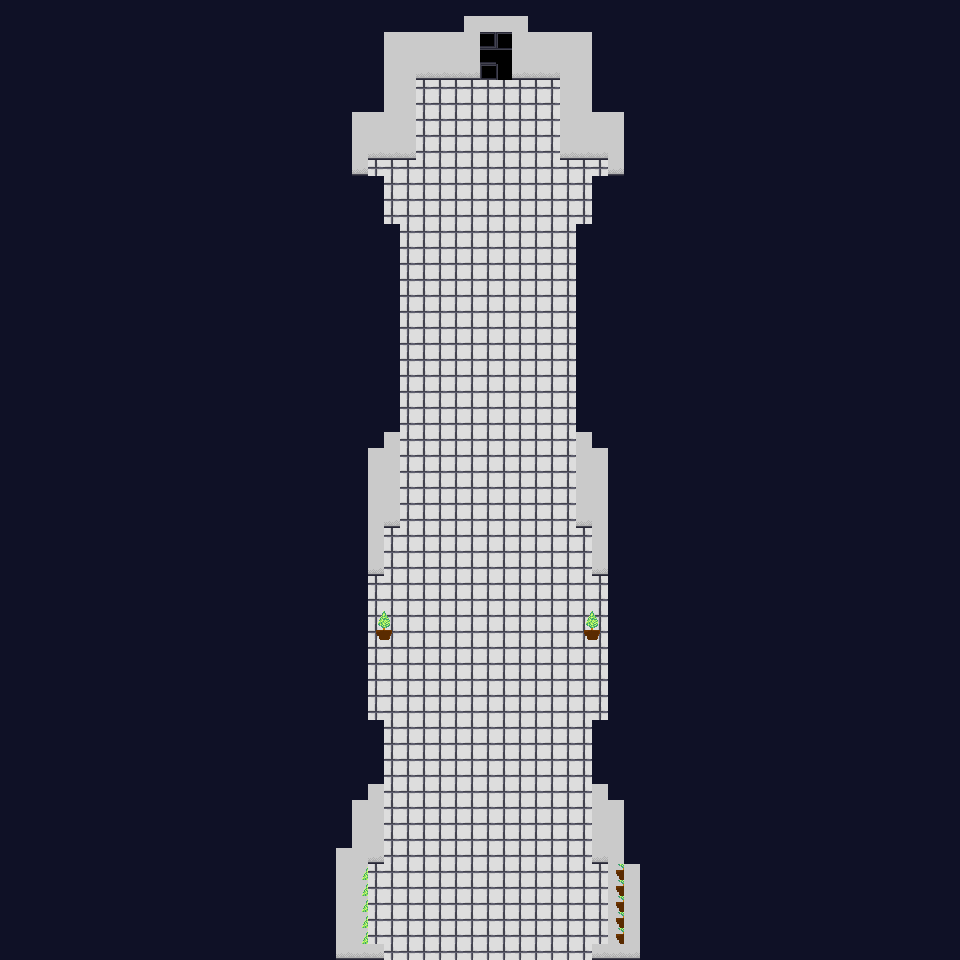

A 2D game scene composited from a Tiled map and its tileset images. What follows is a short description and the map's XML, with each tile layer's data collapsed to a summary:
An orthogonal 60x60 tile map with 16x16 px tiles, 2 tile layers (Слой тайлов 1, Слой тайлов 2), 3 tilesets.

<map version="1.10" tiledversion="1.12.1" orientation="orthogonal" renderorder="right-down" width="60" height="60" tilewidth="16" tileheight="16" infinite="0" nextlayerid="12" nextobjectid="1">
 <tileset firstgid="1" source="tileset1.tsx" />
 <tileset firstgid="28" source="tileset1.tsx" />
 <tileset firstgid="52" source="tileset1.tsx" />
 <layer id="1" name="Слой тайлов 1" width="60" height="60">
  <data>[3600 cells, 3600 non-empty, 10 distinct tile ids]</data>
 </layer>
 <layer id="3" name="Слой тайлов 2" width="60" height="60">
  <data>[3600 cells, 226 non-empty, 11 distinct tile ids]</data>
 </layer>
</map>
